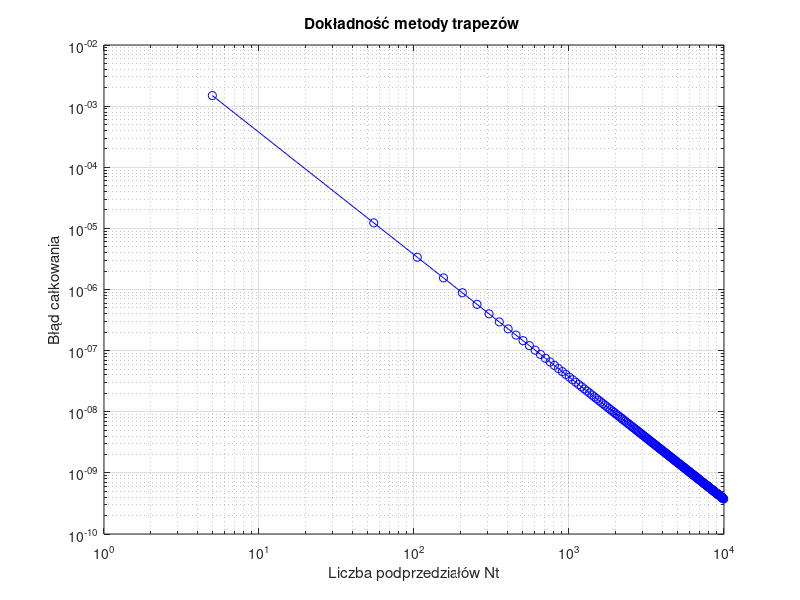

MATLAB code for this plot:
function [ft_5, integral_1000, Nt, integration_error] = trapezoidal_rule_accuracy_evaluation()
    % Funkcja służy do numerycznego obliczania całki oznaczonej metodą trapezów
    % z funkcji gęstości prawdopodobieństwa awarii urządzenia elektronicznego.
    % Jej celem jest porównanie dokładności obliczeń
    % w zależności od liczby zastosowanych podprzedziałów całkowania.
    %
    % ft_5 – wartość funkcji gęstości prawdopodobieństwa obliczona dla t = 5.
    %
    % integral_1000 – przybliżona wartość całki oznaczonej na przedziale [0, 5]
    %   wyznaczona metodą trapezów dla liczby podprzedziałów wynoszącej 1000.
    %
    % integration_error – wektor zawierający błędy bezwzględne numerycznego
    %   wyznaczenia wartości całki oznaczonej. Wartość integration_error(1,i)
    %   oznacza błąd obliczenia całki dla Nt(1,i) podprzedziałów:
    %   integration_error(1, i) = abs(integral_approximation - reference_value),
    %   gdzie reference_value to wzorcowa wartość całki.
    %
    % Nt – wektor wierszowy zawierający liczby podprzedziałów całkowania,
    %   dla których wyznaczane są przybliżenia całki i obliczany jest błąd.

    reference_value = 0.0473612919396179; % wartość wzorcowa całki

    ft_5 = failure_density_function(5); % wartość funkcji dla t = 5

    N = 1000; % liczba podprzedziałów
    x = linspace(0,5,N+1);
    integral_1000 = trapezoidal_rule(x);

    Nt = 5:50:10000;
    integration_error = zeros(1, length(Nt));

    for i = 1:length(Nt)
        N_local = Nt(i);
        x_local = linspace(0, 5, N_local + 1); % N+1 punktów
        integration_result = trapezoidal_rule(x_local);
        integration_error(i) = abs(integration_result - reference_value);
    end

    % Wykres w skali log-log
    figure;
    loglog(Nt, integration_error, 'b-o');
    grid on;
    xlabel('Liczba podprzedziałów Nt');
    ylabel('Błąd całkowania');
    title('Dokładność metody trapezów ');


end


function integral_approximation = trapezoidal_rule(x)
    % Oblicza przybliżoną wartość całki oznaczonej z funkcji gęstości
    % prawdopodobieństwa (failure_density_function) przy użyciu
    % metody trapezów.
    %
    % x – wektor rosnących wartości określających końce podprzedziałów całkowania.
    %     Dla n-elementowego wektora x zdefiniowanych jest n−1 podprzedziałów
    %     całkowania: [x(1), x(2)], [x(2), x(3)], ..., [x(n−1), x(n)].
    %
    % integral_approximation – przybliżona wartość całki oznaczonej
    delta_x = x(2) - x(1);
    integral_approximation = (failure_density_function(x(1)) + 2 * sum(failure_density_function(x(2:end-1))) + failure_density_function(x(end))) * (delta_x / 2);
end

function ft = failure_density_function(t)
    % Zwraca wartości funkcji gęstości prawdopodobieństwa wystąpienia awarii
    % urządzenia elektronicznego dla zadanych wartości czasu t.
    %
    % t – wektor wartości czasu (wyrażonych w latach), dla których obliczane
    %   są wartości funkcji gęstości prawdopodobieństwa.
    %
    % ft – wektor zawierający wartości funkcji gęstości prawdopodobieństwa
    %      odpowiadające kolejnym elementom wektora t.

    ft = 1 / (3 * sqrt(2*pi)) * exp(-((t - 10).^2) / (2 * 3^2));
end
